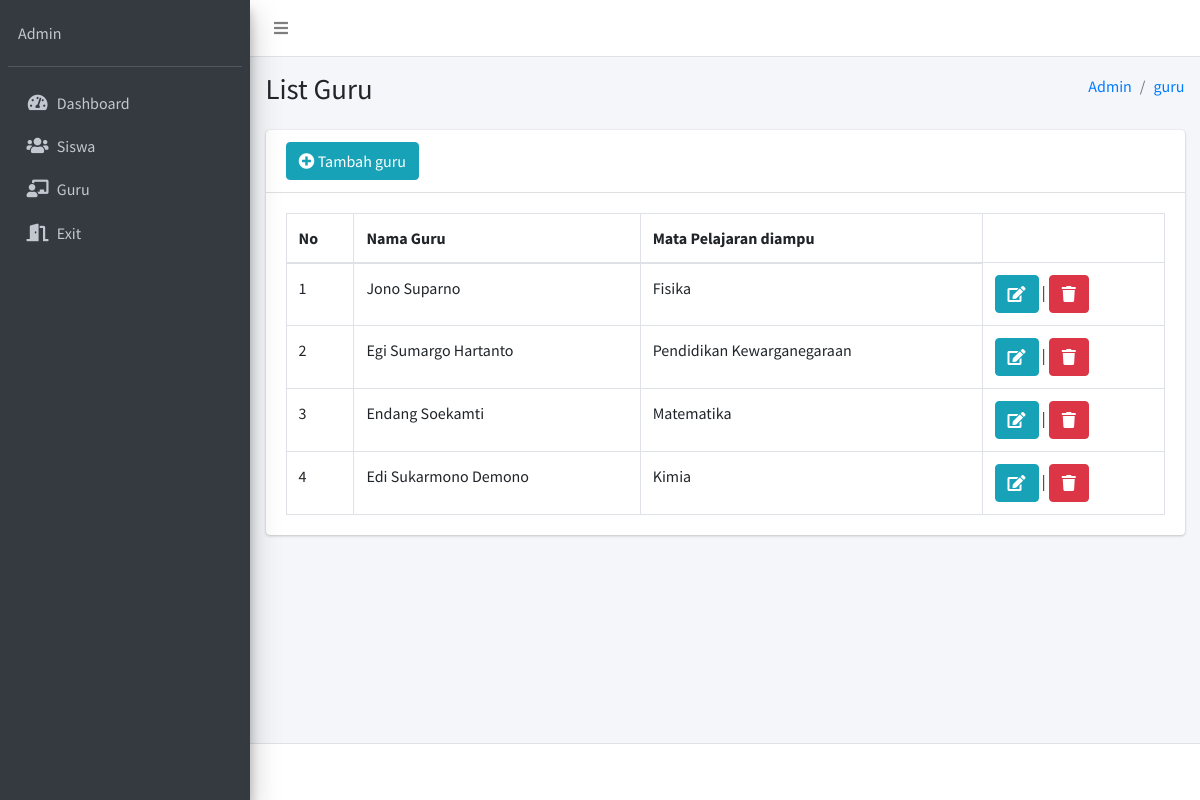
Page /index.php/admin/guru on the committed database.
### tables this page shows
CREATE TABLE `guru` (
  `id_guru` int(11) NOT NULL,
  `nama_guru` text NOT NULL,
  `matpel` text NOT NULL,
  `created` datetime NOT NULL,
  `updated` datetime NOT NULL
);

### application/controllers/Admin.php (called while the page is built, shortened)
<?php
class Admin extends CI_Controller
{
    public function __construct()
    {
        $this->load->model('Admin_model');
    }
    public function guru()
    {
        $data['guru'] = $this->Admin_model->select_all_data("guru");
        $this->load->view('admin/templates/header');
        $this->load->view('admin/guru', $data);
        $this->load->view('admin/templates/footer');
    }
}

### index.php (called while the page is built, shortened)
<?php
require_once BASEPATH.'core/CodeIgniter.php';

### application/models/Admin_model.php (called while the page is built, shortened)
<?php
class Admin_model extends CI_Model
{
    public function select_all_data($table)
    {
        return $this->db->get($table)->result();
    }
}

### application/views/admin/guru.php (the view, shortened to what this page needs)
<div class="content-wrapper">
    <div class="content-header">
        <div class="container-fluid">
            <div class="row mb-2">
                <div class="col-sm-6">
                    <h1>List Guru</h1>
                </div>
                <div class="col-sm-6">
                    <ol class="breadcrumb float-sm-right">
                        <li class="breadcrumb-item"><a href="#">Admin</a></li>
                        <li class="breadcrumb-item"><a href="#">guru</a></li>
                    </ol>
                </div>
            </div>
        </div>
    </div>
    <section class="content">
        <div class="container-fluid">
            <div class="row">
                <div class="col-12">
                    <div class="card">
                        <div class="card-header">
                            <a href="#" class="btn btn-small btn-info" data-toggle="modal" data-target="#tambahGuru"><i class="fas fa-plus-circle"></i> Tambah guru</a>
                        </div>
                        <div class="card-body">
                            <table class="table table-bordered table_datatable">
                                <thead>
                                    <th>
                                        No
                                    </th>
                                    <th>
                                        Nama Guru
                                    </th>
                                    <th>
                                        Mata Pelajaran diampu
                                    </th>
                                </thead>
                                <tbody>
                                    <?php $i = 1;
                                    foreach ($guru as $row) { ?>
                                        <tr>
                                            <td><?= $i  ?></td>
                                            <td><?= $row->nama_guru  ?></td>
                                            <td><?= $row->matpel  ?></td>
                                            <td><a href="#" class="btn btn-small btn-info" data-toggle="modal" data-target="#editGuru<?php echo $row->id_guru; ?>"><i class="fas fa-edit"></i></a> | <a href="<?= base_url('admin/deleteGuru/') . $row->id_guru  ?>" class="btn btn-small btn-danger"><i class="fas fa-trash"></i></a></td>
                                        </tr>
                                    <?php $i++;
                                    } ?>
                                </tbody>
                            </table>
                        </div>
                    </div>
                </div>
            </div>
        </div>
    </section>
</div>

### rows in the picture
guru: nama_guru "Jono Suparno", matpel "Fisika"
guru: nama_guru "Egi Sumargo Hartanto", matpel "Pendidikan Kewarganegaraan"
guru: nama_guru "Endang Soekamti", matpel "Matematika"
guru: nama_guru "Edi Sukarmono Demono", matpel "Kimia"
